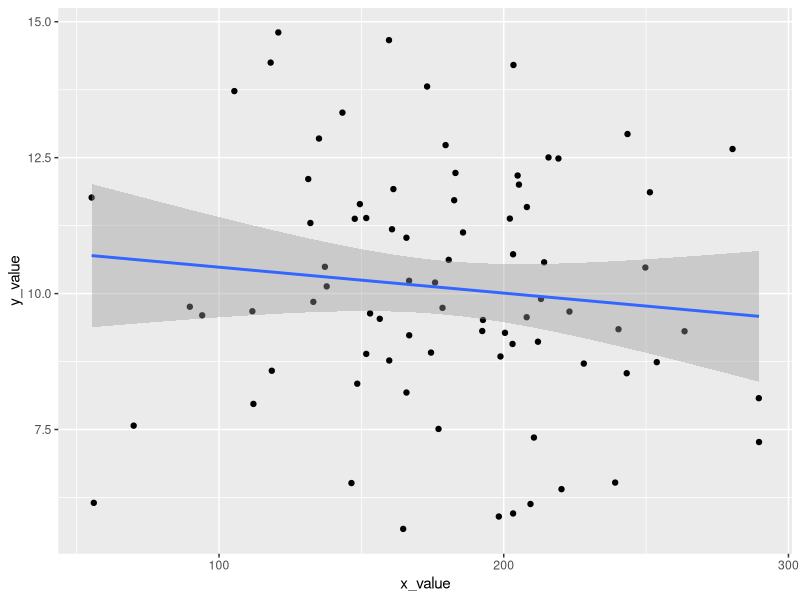
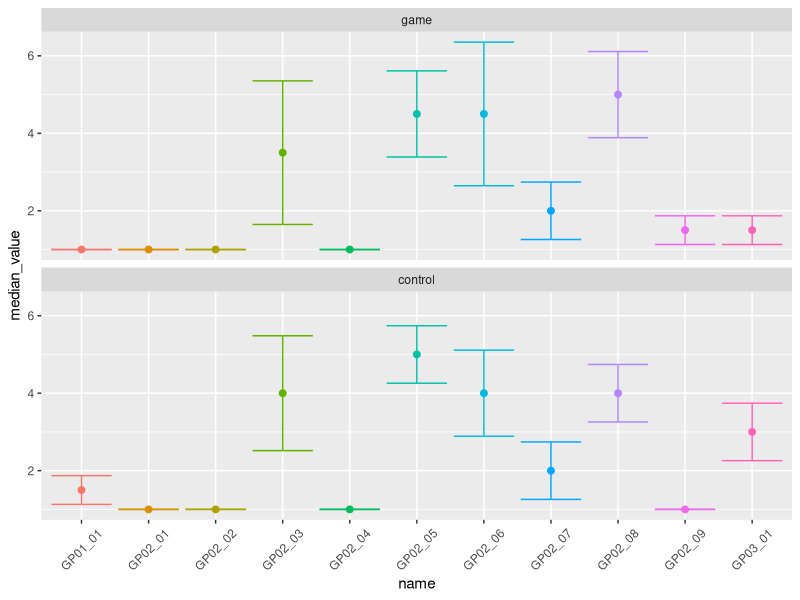
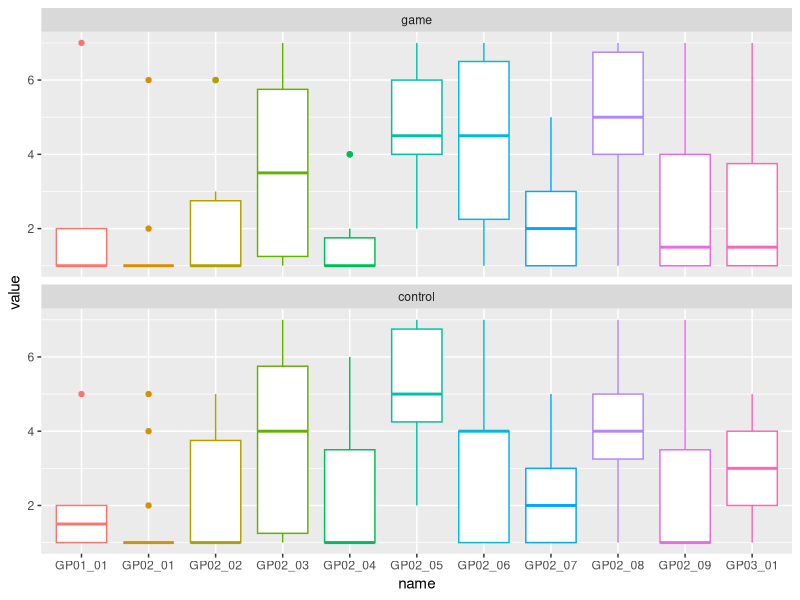

Write R code to recreate these figures, in order.
## ---- chunk 1
knitr::opts_chunk$set(echo = TRUE)

library(tidyverse)
## ---- chunk 2
IM <- read_csv("./data/IM.csv")
GP <- read_csv("./data/GP.csv")

joined_data <- IM %>%
  inner_join(GP, by = c("Participant" = "Respondent"))
# notice what happened to Condition and Gender

joined_data <- joined_data %>%
  # remove duplicate columns
  select(-ends_with(".y")) %>%
  # rename the remaining Condition and Gender columns
  rename(Condition = Condition.x, Gender = Gender.x)

joined_data <- joined_data %>% 
  mutate(
    Condition = factor(Condition, labels = c("control", "game")), 
    Gender = factor(Gender, labels = c("female", "male"))
  )

# to check whether everything has worked as expected, run the line below
# str(joined_data)

## ---- chunk 3
x_id <- c(1:100)
x_value <- rnorm(100, mean=180, sd=50)
x_df <- data.frame(x_id = x_id, x_value = x_value) 

y_id <- c(1:80)
y_value <- rnorm(80, mean=10, sd=2)
y_df <- data.frame(y_id = y_id, y_value = y_value) 

inner_joined_frame <- x_df %>% 
  inner_join(y_df, by = c("x_id" = "y_id"))

right_joined_frame <- x_df %>% 
  right_join(y_df, by = c("x_id" = "y_id"))

left_joined_frame <- x_df %>% 
  left_join(y_df, by = c("x_id" = "y_id"))

full_joined_frame <- x_df %>% 
  full_join(y_df, by = c("x_id" = "y_id"))

xy_plot <- inner_joined_frame %>% 
  ggplot(aes(x = x_value, y = y_value)) +
  geom_point() +
  geom_smooth(method = lm)

# How many points are shown in this graph?
# Is there a correlation between x and y? What did you expect?
xy_plot
## ---- chunk 4
GP_raw <- read_csv("./data/GP.csv") %>%
  mutate(Condition=factor(as.character(Condition), labels=c("game", "control"))) %>% 
  pivot_longer(starts_with("GP"))

GP_Med_Sum <- GP_raw %>%
  group_by(Condition, name) %>%
  summarise(median_value = median(value), MAD = mad(value))

## ---- chunk 5
GP_Med_Sum %>%
  ggplot(aes(x = name, y = median_value, colour = name)) +
  geom_point(size = 2) +
  geom_errorbar(aes(ymin = median_value - MAD/2, ymax = median_value + MAD/2)) + 
  facet_wrap(~Condition, ncol = 1) +
  theme(axis.text.x = element_text(angle = 45, vjust = 0.5)) +
  theme(legend.position = "none") # removes the legend, as it's unnecessary
## ---- chunk 6
GP_raw %>%
  ggplot(aes(x = name, y = value, colour = name)) +
  geom_boxplot() +
  facet_wrap(~Condition, ncol = 1) +
  theme(legend.position = "none") # removes the legend, as it's unnecessary

